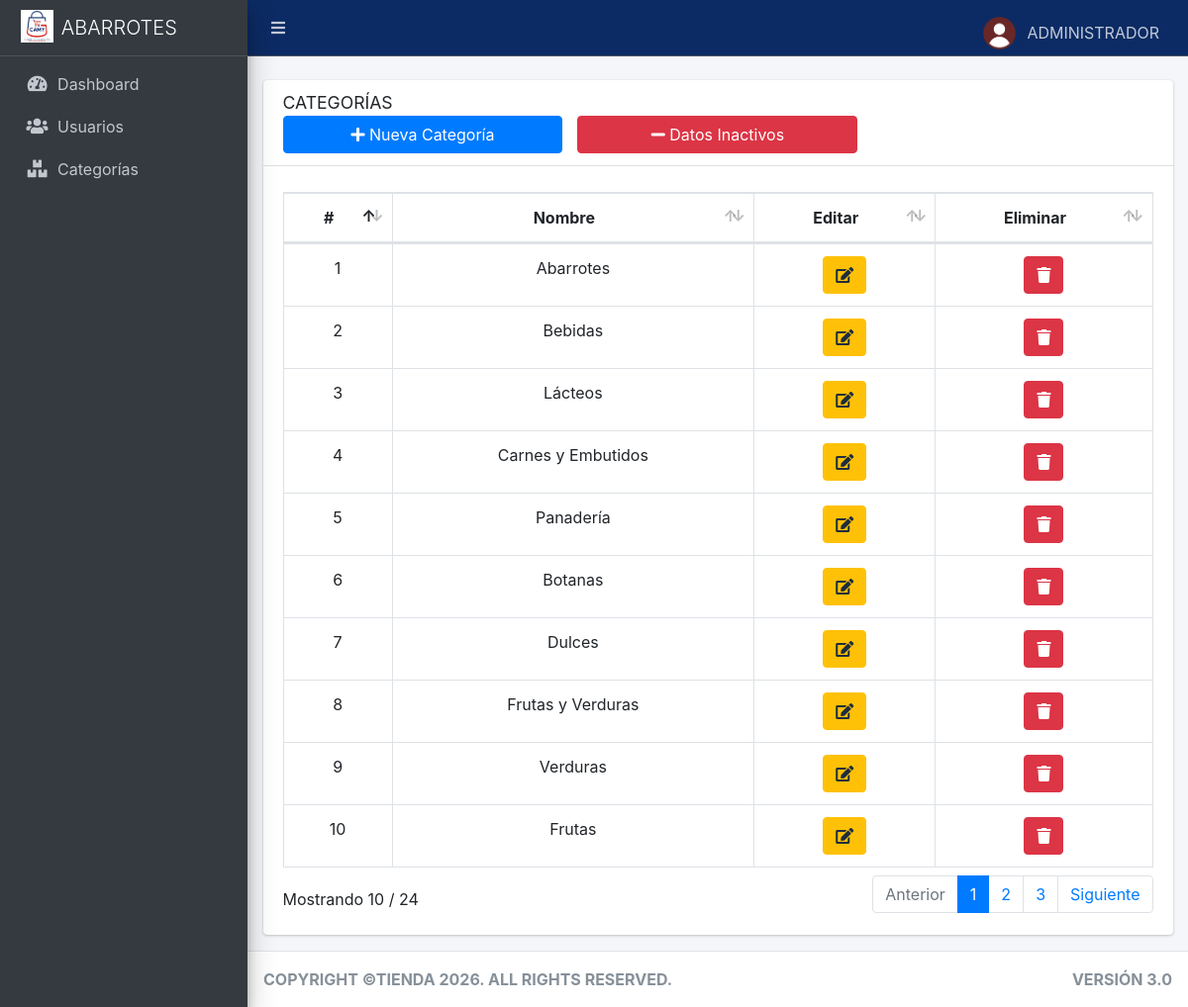
The page /sistema/categorias/categorias.php (signed in) on the database its author committed.
### tables this page shows
CREATE TABLE `usuarios` (
  `idUsuario` int(10) UNSIGNED NOT NULL,
  `usuario` varchar(50) NOT NULL,
  `contrasena` varchar(255) NOT NULL,
  `nombreUsuarios` varchar(150) NOT NULL,
  `foto` varchar(255) NOT NULL DEFAULT '../../dist/img/user.png',
  `nivel` tinyint(3) UNSIGNED NOT NULL DEFAULT '1',
  `estado` tinyint(1) NOT NULL DEFAULT '1',
  `fechaNac` date DEFAULT NULL,
  `created_at` datetime NOT NULL DEFAULT CURRENT_TIMESTAMP,
  `updated_at` datetime NOT NULL DEFAULT CURRENT_TIMESTAMP ON UPDATE CURRENT_TIMESTAMP
);

CREATE TABLE `configuracion` (
  `id` int(10) UNSIGNED NOT NULL,
  `nombreNegocio` varchar(150) NOT NULL,
  `direccion` varchar(255) NOT NULL,
  `telefono` varchar(20) NOT NULL,
  `correo` varchar(100) NOT NULL
);

CREATE TABLE `categorias` (
  `idCategoria` int(10) UNSIGNED NOT NULL,
  `categoriaNombre` varchar(150) NOT NULL,
  `estado` tinyint(1) NOT NULL DEFAULT '1',
  `created_at` datetime NOT NULL DEFAULT CURRENT_TIMESTAMP,
  `updated_at` datetime NOT NULL DEFAULT CURRENT_TIMESTAMP ON UPDATE CURRENT_TIMESTAMP
);

### sistema/categorias/categorias.php (the view, shortened to what this page needs)
<!DOCTYPE html>
<html lang="en">
<head>
  <?php
  include('../libs.php');
?>
</head>
<body class="hold-transition sidebar-mini layout-fixed">
<div class="wrapper">
 <?php include('../nav.php'); ?>
  <div class="content-wrapper">
<br>
    <section class="content">
      <div class="container-fluid">
        <div class="row">
          <div class="col-md-12" >
           <div class="card">
            <div class="card-header" style="text-align: center;">
              <h2 class="card-title">CATEGORÍAS</h2>
                <br>
                <div class="row">
                  <div class="col-xs-12 col-md-4">
                      <a href="#addnew" class="btn btn-block btn-md btn-primary" data-toggle="modal"><span class="fa fa-plus"></span> Nueva Categoría</a>
                  </div>
                  <div class="col-xs-12 col-md-4">
                      <a href="#addIna" class="btn btn-block btn-md btn-danger" data-toggle="modal"><span class="fa fa-minus"></span> Datos Inactivos</a>
                  </div>
                </div>
              </div>
              <div class="card-body">
                <table id="example2" class="table table-bordered table-hover" style="text-align: center;">
                  <thead>
                  <tr>
                    <th >#</th>
                    <th >Nombre</th>
                    <th >Editar</th>
                    <th >Eliminar</th>
                  </tr>
                  </thead>
                  <tbody style="text-align: center;">
                 <?php
                      $database = new Connection();
                      $db = $database->open();
                      try{
                        $sql = 'SELECT * FROM categorias WHERE estado = 1';
                        foreach ($db->query($sql) as $row) {
                          ?>
                          <tr>
                            <td><?php echo $row['idCategoria']; ?></td>
                            <td><?php echo $row['categoriaNombre']; ?></td>
                            <td >
                              <a href="#edit_<?php echo $row['idCategoria']; ?>" class="btn btn-warning btn-md" data-toggle="modal"><span class="fa fa-edit"></span></a>
                            </td>
                            <td >
                              <a  href="#delete_<?php echo $row['idCategoria']; ?>" class="btn btn-danger btn-md" data-toggle="modal"><span class="fa fa-trash"></span></a>
                            </td>
                          </tr>
                          <?php
                        }
                      }
                      catch(PDOException $e){
                        echo "Hubo un problema en la conexiÃ³n: " . $e->getMessage();
                      }
                     ?>
                  </tbody>
                </table>
              </div>
            </div>
         </div>
        </div>
      </div>
    </section>
  </div>
 <?php include('../footer.php'); ?>
</div>
</body>
</html>

### sistema/nav.php (shortened to what this page needs)
<?php
  $root_path = isset($root_path) ? $root_path : '../../';
  $database = new Connection();
  $db = $database->open();
  $db->query("SET NAMES utf8;");
  $nombreNegocio = 'TIENDA';
  try {
    $sql = 'SELECT * FROM usuarios WHERE idUsuario = '.$_SESSION["user_id"];
    foreach ($db->query($sql) as $row) {
    }
    $sqlConfig = 'SELECT nombreNegocio FROM configuracion LIMIT 1';
    $stmtConfig = $db->query($sqlConfig);
    if ($stmtConfig && $configRow = $stmtConfig->fetch(PDO::FETCH_ASSOC)) {
        $nombreNegocio = $configRow['nombreNegocio'];
    }
  } catch(PDOException $e) {
    echo "Hubo un problema en la conexión: " . $e->getMessage();
  }
?>
<nav class="main-header navbar navbar-expand navbar-dark" style="background-color: #0c2b64 !important;">
  <ul class="navbar-nav">
    <li class="nav-item">
      <a class="nav-link" data-widget="pushmenu" href="#" role="button"><i class="fas fa-bars"></i></a>
    </li>
  </ul>
  <ul class="navbar-nav ml-auto">
    <li class="nav-item dropdown">
      <a class="nav-link" data-toggle="dropdown" href="#">
        <div class="user-panel mt-0 pb-0 mb-0 d-flex">
          <img src="<?php echo $root_path . 'sistema/usuarios/'.$row['foto'];?>" class="img-circle" alt="Fotografía" style="width: 35px; height: 35px">
          <div class="info">
            <span class="hidden-xs"><?php echo $_SESSION["nombre_usuario"]; ?></span>
          </div>
        </div>
      </a>
    </li>
  </ul>
</nav>
<aside class="main-sidebar sidebar-dark-danger elevation-4">
  <a href="<?php echo $root_path; ?>sistema/principal.php" class="brand-link">
    <img src="<?php echo $root_path; ?>dist/img/logo.png" alt="Tienda Logo" class="brand-image">
    <span class="brand-text font-weight-light"><?php echo htmlspecialchars($nombreNegocio); ?></span>
  </a>
  <div class="sidebar">
    <nav class="mt-2">
      <ul class="nav nav-pills nav-sidebar flex-column" data-widget="treeview" role="menu" data-accordion="false">
        <li class="nav-item">
          <a href="<?php echo $root_path; ?>sistema/principal.php" class="nav-link">
            <i class="nav-icon fas fa-tachometer-alt"></i>
            <p>Dashboard</p>
          </a>
        </li>
        <?php if ($_SESSION["nivel"] == 1 || $_SESSION["nivel"] == 3) { ?>
        <li class="nav-item">
          <a href="<?php echo $root_path; ?>sistema/usuarios/usuarios.php" class="nav-link">
            <i class="nav-icon fas fa-users"></i>
            <p>Usuarios</p>
          </a>
        </li>
        <li class="nav-item">
          <a href="<?php echo $root_path; ?>sistema/categorias/categorias.php" class="nav-link">
            <i class="nav-icon fas fa-boxes"></i>
            <p>Categorías</p>
          </a>
        </li>
        <?php } ?>
      </ul>
    </nav>
  </div>
</aside>

### rows shown on the page
usuarios: foto (placeholder picture)
configuracion: nombreNegocio "ABARROTES"
categorias: idCategoria "1", categoriaNombre "Abarrotes"
categorias: idCategoria "2", categoriaNombre "Bebidas"
categorias: idCategoria "3", categoriaNombre "Lácteos"
categorias: idCategoria "4", categoriaNombre "Carnes y Embutidos"
categorias: idCategoria "5", categoriaNombre "Panadería"
categorias: idCategoria "6", categoriaNombre "Botanas"
categorias: idCategoria "7", categoriaNombre "Dulces"
categorias: idCategoria "8", categoriaNombre "Frutas y Verduras"
categorias: idCategoria "9", categoriaNombre "Verduras"
categorias: idCategoria "10", categoriaNombre "Frutas"

### other values the page prints
$_SESSION["nombre_usuario"] "ADMINISTRADOR"
